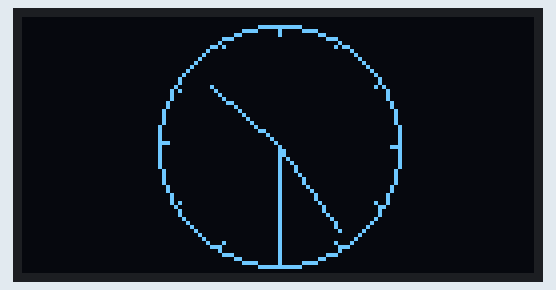
Simulated run of this sketch. Board: Arduino Uno, built with avr-gcc and run on an emulated ATmega328P. Shown: 128×64 one-colour display. The local clock reads 2024-03-15 10:24:30 at power-on unless the sketch sets it.

Above: at 0.2 s.
At 4.4 s:
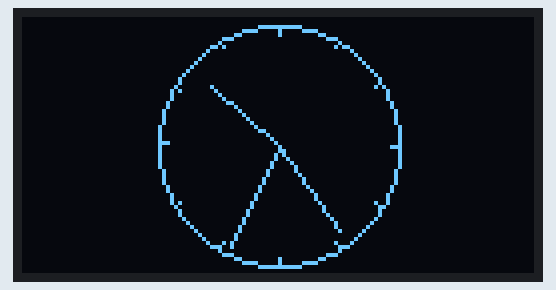
At 9.7 s:
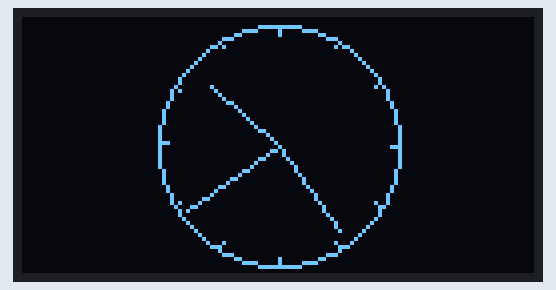
At 19.3 s:
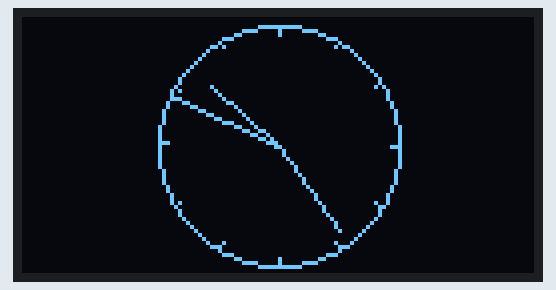
At 28.9 s:
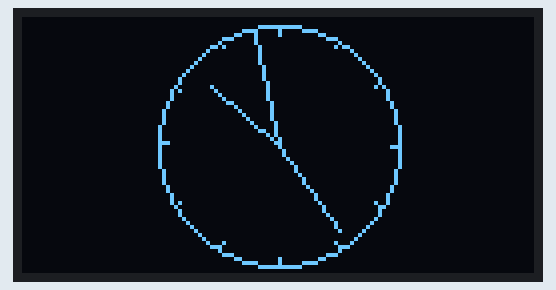
At 38.5 s:
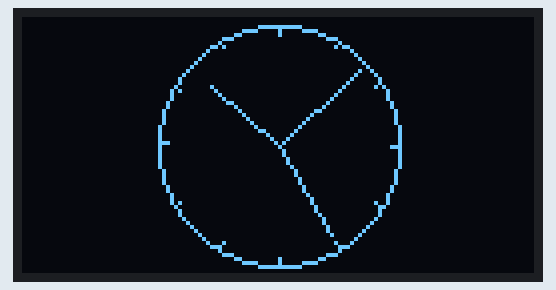

The sketch:

Arduino_realtime_clock_1.ino
```cpp
#include <Wire.h>
#include <Adafruit_GFX.h>
#include <Adafruit_SSD1306.h>
#include <RTClib.h>
#include <math.h>  // For trigonometric functions

// OLED display settings
#define SCREEN_WIDTH 128
#define SCREEN_HEIGHT 64
#define OLED_RESET -1
Adafruit_SSD1306 display(SCREEN_WIDTH, SCREEN_HEIGHT, &Wire, OLED_RESET);

// Create an RTC object
RTC_DS3231 rtc;

const int CLOCK_RADIUS = 30;
const int CLOCK_CENTER_X = SCREEN_WIDTH / 2;
const int CLOCK_CENTER_Y = SCREEN_HEIGHT / 2;

void setup() {
  // Initialize serial communication for debugging
  Serial.begin(9600);

  // Initialize the OLED display
  if (!display.begin(SSD1306_SWITCHCAPVCC, 0x3C)) {
    Serial.println(F("OLED allocation failed"));
    for (;;);
  }

  // Initialize RTC
  if (!rtc.begin()) {
    Serial.println("Couldn't find RTC");
    while (1);
  }

  // Check if RTC lost power and set time to compile time if necessary
  if (rtc.lostPower()) {
    Serial.println("RTC lost power, setting the time!");
    rtc.adjust(DateTime(F(__DATE__), F(__TIME__)));
  }

  display.clearDisplay();
  display.display();
}

void loop() {
  DateTime now = rtc.now();

  // Draw the analog clock
  drawClockFace();
  drawHands(now.hour(), now.minute(), now.second());

  delay(1000);  // Update every second
}

// Function to draw the clock face
void drawClockFace() {
  display.clearDisplay();

  // Draw clock circle
  display.drawCircle(CLOCK_CENTER_X, CLOCK_CENTER_Y, CLOCK_RADIUS, WHITE);

  // Draw tick marks for hours
  for (int i = 0; i < 12; i++) {
    float angle = (i * 30) * (PI / 180);  // 30 degrees per hour tick
    int x1 = CLOCK_CENTER_X + (CLOCK_RADIUS - 2) * cos(angle);
    int y1 = CLOCK_CENTER_Y + (CLOCK_RADIUS - 2) * sin(angle);
    int x2 = CLOCK_CENTER_X + CLOCK_RADIUS * cos(angle);
    int y2 = CLOCK_CENTER_Y + CLOCK_RADIUS * sin(angle);
    display.drawLine(x1, y1, x2, y2, WHITE);
  }

  display.display();
}

// Function to draw clock hands
void drawHands(int hours, int minutes, int seconds) {
  // Convert hours, minutes, and seconds to angles in radians
  float second_angle = (seconds * 6) * (PI / 180);  // 360° / 60 seconds = 6° per second
  float minute_angle = (minutes * 6) * (PI / 180);  // 360° / 60 minutes = 6° per minute
  float hour_angle = ((hours % 12) * 30 + minutes * 0.5) * (PI / 180);  // 360° / 12 hours = 30° per hour

  // Draw second hand (longest, red if color supported)
  drawHand(second_angle, CLOCK_RADIUS - 2, WHITE);

  // Draw minute hand (medium length)
  drawHand(minute_angle, CLOCK_RADIUS - 4, WHITE);

  // Draw hour hand (shortest)
  drawHand(hour_angle, CLOCK_RADIUS - 8, WHITE);

  display.display();
}

// Function to draw individual clock hands
void drawHand(float angle, int length, int color) {
  int x2 = CLOCK_CENTER_X + length * cos(angle - PI / 2);  // -PI/2 to start at top of clock
  int y2 = CLOCK_CENTER_Y + length * sin(angle - PI / 2);
  display.drawLine(CLOCK_CENTER_X, CLOCK_CENTER_Y, x2, y2, color);
}
```

Measured:
- what the display in image 0 shows lasts 1.1 s, from 0.1 s to 1.2 s
